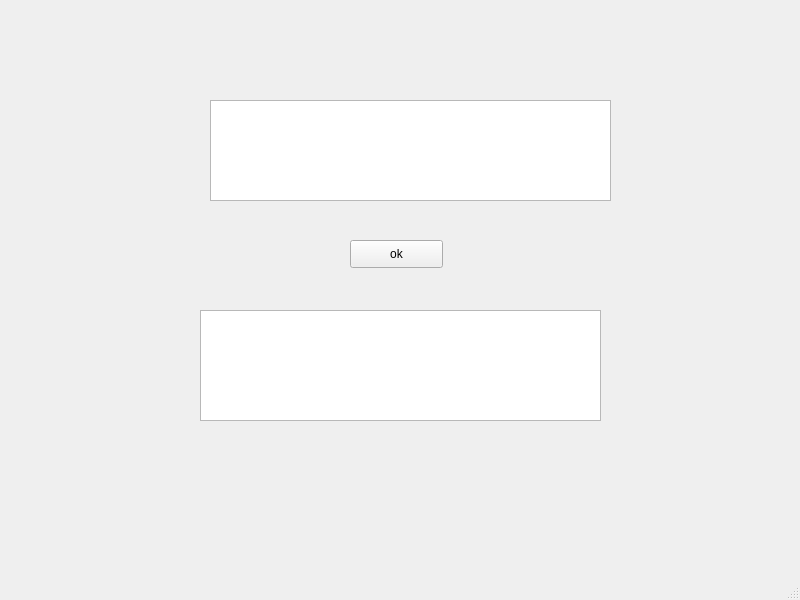
<?xml version="1.0" encoding="UTF-8"?>
<ui version="4.0">
 <class>MainWindow</class>
 <widget class="QMainWindow" name="MainWindow">
  <property name="geometry">
   <rect>
    <x>0</x>
    <y>0</y>
    <width>800</width>
    <height>600</height>
   </rect>
  </property>
  <property name="windowTitle">
   <string>MainWindow</string>
  </property>
  <widget class="QWidget" name="centralwidget">
   <widget class="QTextEdit" name="txtedit">
    <property name="geometry">
     <rect>
      <x>210</x>
      <y>100</y>
      <width>401</width>
      <height>101</height>
     </rect>
    </property>
   </widget>
   <widget class="QTextEdit" name="txtview">
    <property name="geometry">
     <rect>
      <x>200</x>
      <y>310</y>
      <width>401</width>
      <height>111</height>
     </rect>
    </property>
   </widget>
   <widget class="QPushButton" name="pushButton">
    <property name="geometry">
     <rect>
      <x>350</x>
      <y>240</y>
      <width>93</width>
      <height>28</height>
     </rect>
    </property>
    <property name="text">
     <string>ok</string>
    </property>
   </widget>
  </widget>
  <widget class="QMenuBar" name="menubar">
   <property name="geometry">
    <rect>
     <x>0</x>
     <y>0</y>
     <width>800</width>
     <height>26</height>
    </rect>
   </property>
  </widget>
  <widget class="QStatusBar" name="statusbar"/>
 </widget>
 <resources/>
 <connections/>
</ui>
